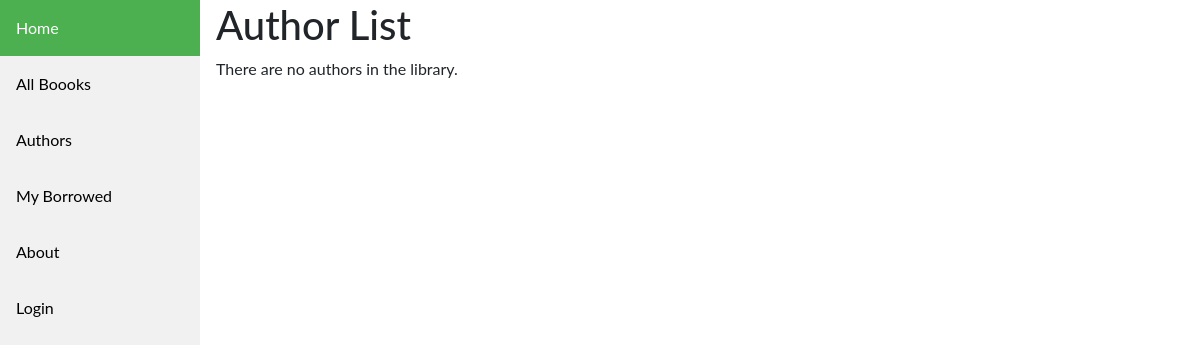
Page /catalog/authors/ on the earlier database version.
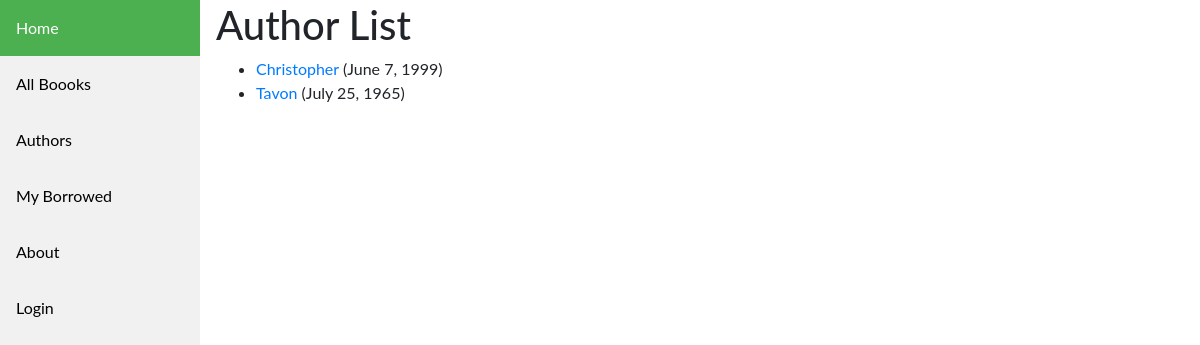
Same page on the later database version.
### catalog/models.py (models this page shows, shortened)
class Author(models.Model):
    first_name = models.CharField(max_length=100)
    last_name = models.CharField(max_length=100)
    date_of_birth = models.DateField(null=True, blank=True)
    date_of_death = models.DateField('Died', null=True, blank=True)
    class Meta:
        ordering = ['last_name', 'first_name']
    def get_absolute_url(self):
        return reverse('author-detail', args=[str(self.id)])

### catalog/views.py (the view)
# urls.py: path('authors/', views.AuthorListView.as_view(), name='authors'),
class AuthorListView(generic.ListView):
    model = Author
    paginate_by = 2

### catalog/templates/catalog/author_list.html
{% extends "catalog/base_generic.html" %} {% block content %}
<h1>Author List</h1>
{% if author_list %}
<ul>
  {% for author in author_list %}
  <li>
    <a href="{{ author.get_absolute_url }}">{{ author.first_name }}</a>
    ({{author.date_of_birth}})
  </li>
  {% endfor %}
</ul>
{% else %}
<p>There are no authors in the library.</p>
{% endif %} {% endblock %}

Differences in the rows shown:
added Author: first_name "Christopher", date_of_birth "June 7, 1999"
added Author: first_name "Tavon", date_of_birth "July 25, 1965"
Other differences:
text no longer shown: "There are no authors in the library."
